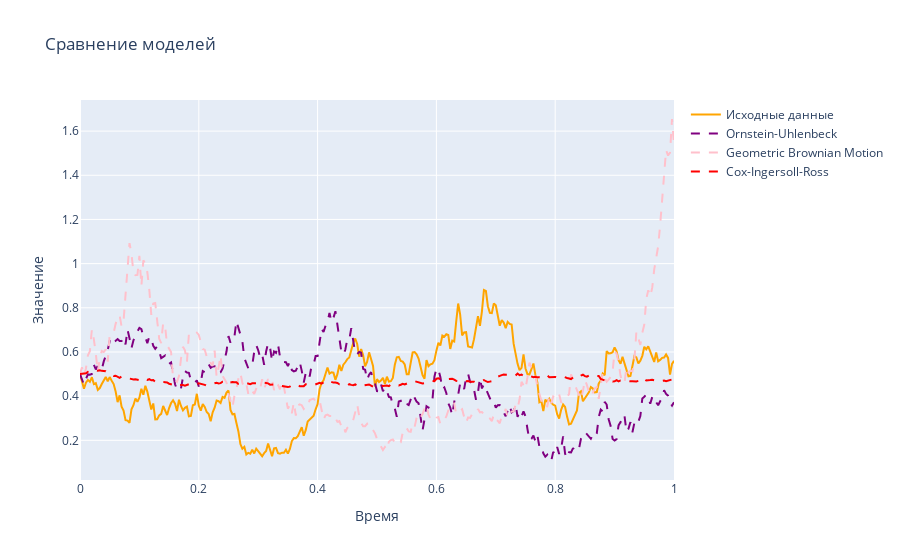

Notebook code cell kept with this figure:
### Code cell
class FinancialModels:
    def __init__(self, data_file):
        # Загрузка данных
        self.df = pd.read_csv(data_file)
        self.df.columns = ['Time', 'Value']
        self.time = self.df['Time'].values
        self.values = self.df['Value'].values
        self.dt = np.diff(self.time)
        self.theta_ou, self.mu_ou, self.sigma_ou = self.estimate_ou_params()
        self.mu_gbm, self.sigma_gbm = self.estimate_gbm_params()
        self.theta_cir, self.mu_cir, self.sigma_cir = self.estimate_cir_params()

    # Функция логарифмической правдоподобия для OU
    def ou_log_likelihood(self, params, x, dt):
        theta, mu, sigma = params
        n = len(x) - 1
        likelihood = 0
        for i in range(n):
            m = x[i] * np.exp(-theta * dt[i]) + mu * (1 - np.exp(-theta * dt[i]))
            s2 = (sigma**2 / (2 * theta)) * (1 - np.exp(-2 * theta * dt[i]))
            likelihood += -0.5 * np.log(2 * np.pi * s2) - ((x[i+1] - m)**2) / (2 * s2)
        return -likelihood

    # Оценка параметров модели OU
    def estimate_ou_params(self):
        initial_guess = [1.0, np.mean(self.values), 0.1]
        result_ou = minimize(self.ou_log_likelihood, initial_guess, args=(self.values, self.dt),
                             bounds=((1e-5, None), (None, None), (1e-5, None)))
        return result_ou.x

    # Оценка параметров модели GBM
    def estimate_gbm_params(self):
        log_returns = np.diff(np.log(self.values))
        mu_gbm = np.mean(log_returns) / np.mean(self.dt)
        sigma_gbm = np.std(log_returns) / np.sqrt(np.mean(self.dt))
        return mu_gbm, sigma_gbm

    # Оценка параметров модели CIR методом моментов
    def moments_error(self, params, X_t, X_tp, dt):
        theta, mu, sigma = params
        if theta <= 0 or mu <= 0 or sigma <= 0:
            return np.inf
        mean_X_t = np.mean(X_t)
        mean_X_tp = np.mean(X_tp)
        var_X_tp = np.var(X_tp)
        E_X_tp = mean_X_t * np.exp(-theta * dt.mean()) + mu * (1 - np.exp(-theta * dt.mean()))
        Var_X_tp = (sigma**2 * mean_X_t) / (2 * theta) * (1 - np.exp(-2 * theta * dt.mean()))
        error1 = (E_X_tp - mean_X_tp)**2
        error2 = (Var_X_tp - var_X_tp)**2
        return error1 + error2

    def estimate_cir_params(self):
        X_t = self.values[:-1]
        X_tp = self.values[1:]
        initial_guess = [1.0, np.mean(self.values), 0.1]
        result = minimize(self.moments_error, initial_guess, args=(X_t, X_tp, self.dt),
                          bounds=((1e-5, None), (1e-5, None), (1e-5, None)))
        if result.success:
            return result.x
        else:
            raise RuntimeError("Оптимизация не сошлась для метода моментов.")

    # Моделирование процесса Cox-Ingersoll-Ross
    def simulate_cir(self, theta, mu, sigma, x0, dt, n_steps):
        x = np.zeros(n_steps)
        x[0] = x0
        for i in range(1, n_steps):
            mean = x[i-1] * np.exp(-theta * dt[i-1]) + mu * (1 - np.exp(-theta * dt[i-1]))
            variance = (sigma**2 * x[i-1] / (2 * theta)) * (1 - np.exp(-2 * theta * dt[i-1]))
            x[i] = mean + np.sqrt(variance) * np.random.normal()
            x[i] = max(x[i], 0)
        return x

    # Моделирование процесса Ornstein-Uhlenbeck
    def simulate_ou(self, theta, mu, sigma, x0, dt, n_steps):
        x = np.zeros(n_steps)
        x[0] = x0
        for i in range(1, n_steps):
            x[i] = x[i-1] + theta * (mu - x[i-1]) * dt[i-1] + sigma * np.sqrt(dt[i-1]) * np.random.normal()
        return x

    # Моделирование процесса Geometric Brownian Motion
    def simulate_gbm(self, mu, sigma, x0, dt, n_steps):
        x = np.zeros(n_steps)
        x[0] = x0
        for i in range(1, n_steps):
            x[i] = x[i-1] * np.exp((mu - 0.5 * sigma**2) * dt[i-1] + sigma * np.sqrt(dt[i-1]) * np.random.normal())
        return x

    # Расчет MSE для моделей
    def compute_mse(self, actual, simulated):
        return np.mean((actual - simulated)**2)

    
    def plot_comparison(self, cir_sim, ou_sim, gbm_sim):
        trace1 = go.Scatter(x=self.time, y=self.values, mode='lines', name='Исходные данные', line=dict(color='orange', width=2))
        trace2 = go.Scatter(x=self.time, y=ou_sim, mode='lines', name='Ornstein-Uhlenbeck', line=dict(color='purple', dash='dash'))
        trace3 = go.Scatter(x=self.time, y=gbm_sim, mode='lines', name='Geometric Brownian Motion', line=dict(color='pink', dash='dash'))
        trace4 = go.Scatter(x=self.time, y=cir_sim, mode='lines', name='Cox-Ingersoll-Ross', line=dict(color='red', dash='dash'))

        layout = go.Layout(
            title='Сравнение моделей',
            xaxis=dict(title='Время'),
            yaxis=dict(title='Значение'),
            showlegend=True
        )

        fig = go.Figure(data=[trace1, trace2, trace3, trace4], layout=layout)
        fig.show()

    # Основной код для моделирования и визуализации
    def run(self):
        np.random.seed(42)
        cir_sim = self.simulate_cir(self.theta_cir, self.mu_cir, self.sigma_cir, self.values[0], self.dt, len(self.values))
        ou_sim = self.simulate_ou(self.theta_ou, self.mu_ou, self.sigma_ou, self.values[0], self.dt, len(self.values))
        gbm_sim = self.simulate_gbm(self.mu_gbm, self.sigma_gbm, self.values[0], self.dt, len(self.values))

        mse_ou = self.compute_mse(self.values, ou_sim)
        mse_gbm = self.compute_mse(self.values, gbm_sim)
        mse_cir = self.compute_mse(self.values, cir_sim)

        print(f"MSE Ornstein-Uhlenbeck: {mse_ou}")
        print(f"MSE Geometric Brownian Motion: {mse_gbm}")
        print(f"MSE Cox-Ingersoll-Ross: {mse_cir}")

        # Рисуем графики
        self.plot_comparison(cir_sim, ou_sim, gbm_sim)

# Использование класса
model = FinancialModels('exam.csv')
model.run()

### Figure 1 — Plotly figure (JSON) as saved in the notebook; plotly's stock layout.template omitted (floating-point values rounded to 4 significant figures; data arrays with more than 128 entries replaced by an {"elided": "..."} marker saying what was removed)
{"data": [{"line": {"color": "orange", "width": 2}, "mode": "lines", "name": "Исходные данные", "type": "scatter", "x": {"elided": "301 float values"}, "y": {"elided": "301 float values"}}, {"line": {"color": "purple", "dash": "dash"}, "mode": "lines", "name": "Ornstein-Uhlenbeck", "type": "scatter", "x": {"elided": "301 float values"}, "y": {"elided": "301 float values"}}, {"line": {"color": "pink", "dash": "dash"}, "mode": "lines", "name": "Geometric Brownian Motion", "type": "scatter", "x": {"elided": "301 float values"}, "y": {"elided": "301 float values"}}, {"line": {"color": "red", "dash": "dash"}, "mode": "lines", "name": "Cox-Ingersoll-Ross", "type": "scatter", "x": {"elided": "301 float values"}, "y": {"elided": "301 float values"}}], "layout": {"showlegend": true, "title": {"text": "Сравнение моделей"}, "xaxis": {"title": {"text": "Время"}}, "yaxis": {"title": {"text": "Значение"}}}}
